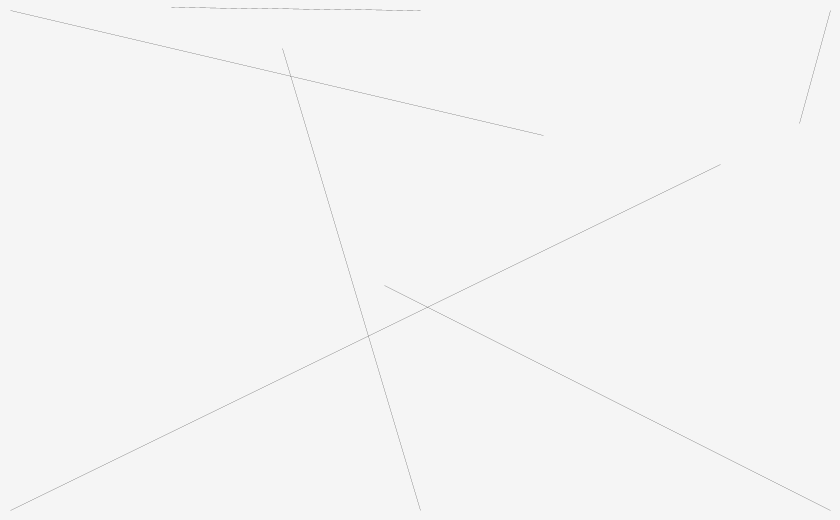
Frame 1 (no input)
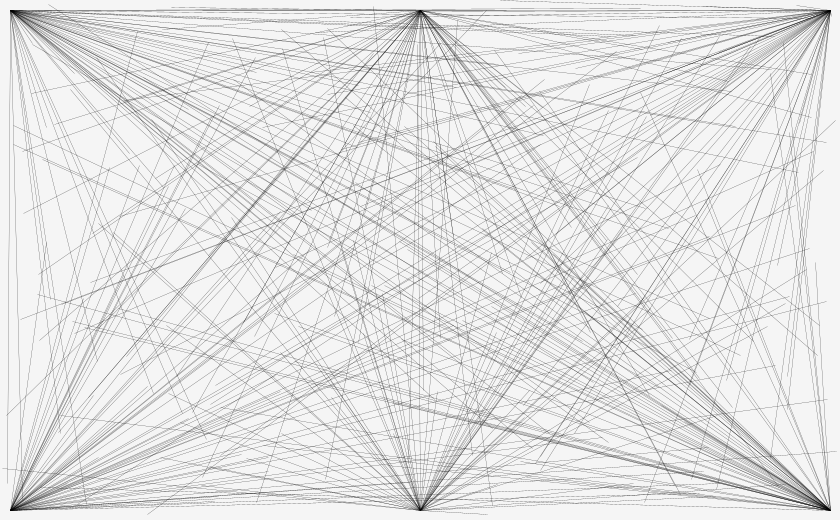
Frame 60 (the mouse pressed at the canvas centre just before this capture)
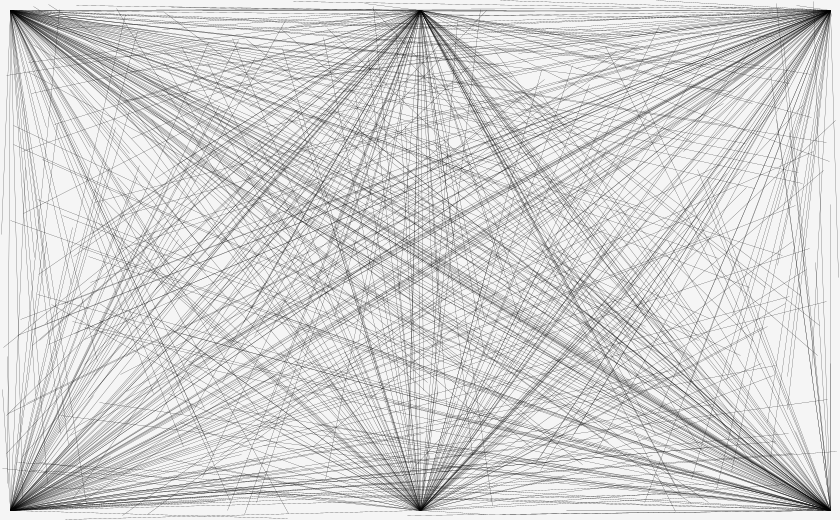
Frame 120 (the mouse held since frame 60 and released just before this capture)

The Processing sketch that drew these frames (run headless with seeded random() and noise(); from frame 60 on, the mouse is pressed at the canvas centre):

// Processing sketch: processing_67979
// ── processing_67979.pde

//// “For the lines”
//// Tweaked example from a book .. don't remember which one.
//// Berti Búrquez  22 Ago 2012

void setup(){
  size(840,520);  
  background(245);
  smooth();
  strokeWeight(.2);
}

void draw(){  
   for(int i=0; i<1; i++){                ///————— Line roots
    line(i+10,10,random(width),random(height));       // Left upper
    line(width-10,10,random(width),random(height));   // Right upper
    line(10,height-10,random(width),random(height));  // etc…
    line(width-10,height-10,random(width),random(height));
    line(width/2,height-10,random(width),random(height));
    line(width/2,10,random(width),random(height));
  }
}

void clearBackground(){
  background(255);
}

void mousePressed() {  // Reset
  clearBackground();
}
